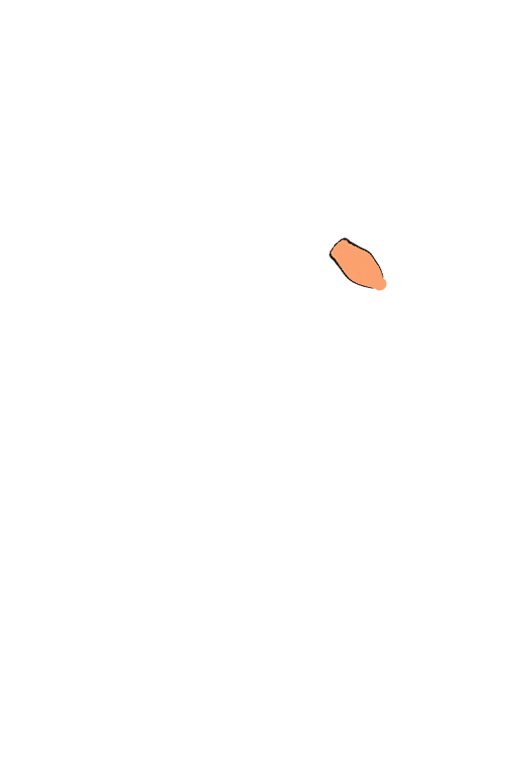
#> input picture apps/StaticShift/design/cast_v2/精修/退件1106b/followup/dj-lower-before-join-fillet.png, 1024 x 1536 px (shown at 1/2 size)
$ python round_dj_join.py
#> lines starting #> are read from the running program, lines starting #| are printed output that depends on the picture; after the words box and inside, x2 and y2 are one past the last pixel; in counts of white or black regions, pixels touching at a corner belong together
from pathlib import Path
from PIL import Image
import numpy as np,cv2,json
from scipy import ndimage as ndi
from scipy.interpolate import PchipInterpolator
P=Path(__file__).resolve().parent.parent;Q=P/'followup';f=P/'candidate/dj/layers/arm_r_lower.png';a=np.array(Image.open(Q/'dj-lower-before-join-fillet.png').convert('RGBA'));E=np.array([757,567]);W=np.array([683,501]);v=(W-E)/np.linalg.norm(W-E);b=(710,520,805,615);sc=8;crop=a[b[1]:b[3],b[0]:b[2]];rgb=cv2.resize(crop[:,:,:3],(95*sc,95*sc),interpolation=cv2.INTER_NEAREST).astype(float);alpha=cv2.resize(crop[:,:,3].astype(float)/255,(95*sc,95*sc),interpolation=cv2.INTER_CUBIC);old=alpha>.5;Y,X=np.mgrid[:95*sc,:95*sc];x=b[0]+(X+.5)/sc;y=b[1]+(Y+.5)/sc;q=(x-E[0])*v[0]+(y-E[1])*v[1];p=(x-E[0])*(-v[1])+(y-E[1])*v[0];sdf=(ndi.distance_transform_edt(old)-ndi.distance_transform_edt(~old))/sc;delta=PchipInterpolator([0,3,6,10,20,25],[0,1.1,2,1.4,.15,0])(np.clip(q,0,25));new=(sdf+delta)>0;zone=(q>0)&(q<25);new=np.where(zone,new,old);dist=ndi.distance_transform_edt(new)/sc
#> further down, a is the input picture: shape (1536, 1024, 4); mean R, G, B, A 1, 0.6, 0.4, 1.1
#> after `alpha = cv2.resize(crop[:, :, 3].astype(float) / 255, (95 * sc, 95 * s`:
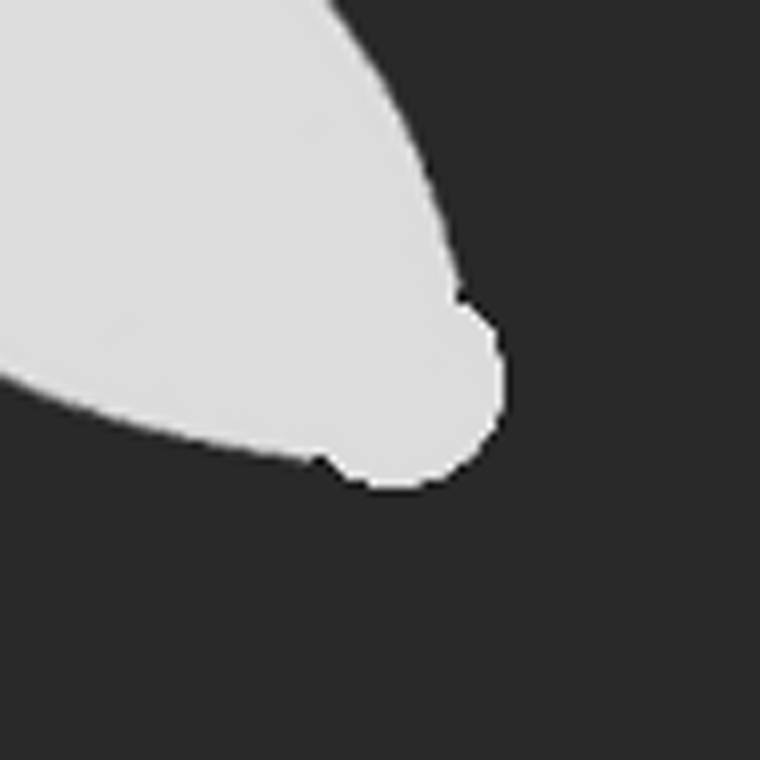
#> alpha: shape (760, 760) float64; min -0.233, max 1.19, mean 0.334; drawn with min black and max white
#> after `old = alpha > 0.5`:
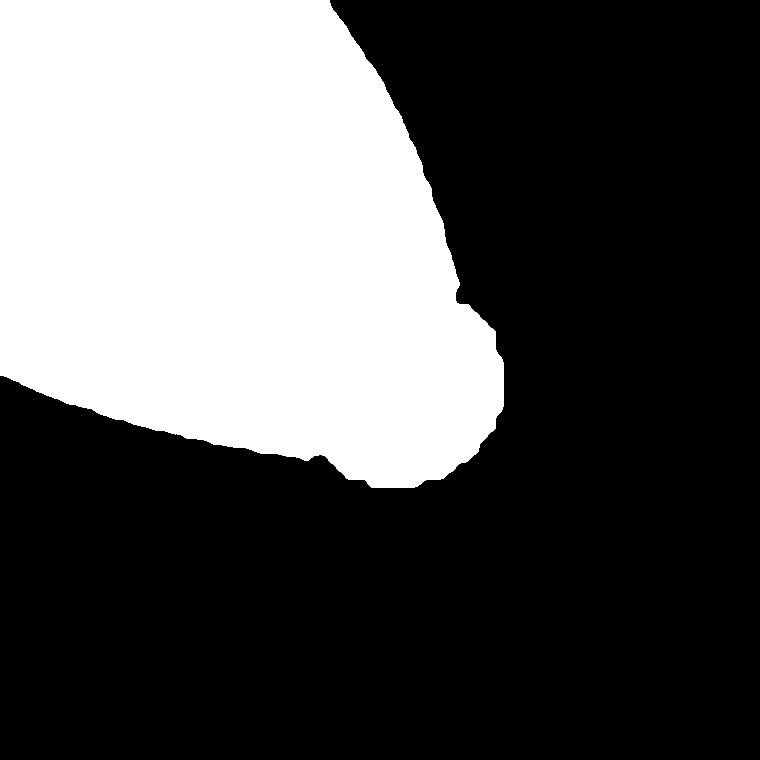
#> old: shape (760, 760) bool; 33.5% white; 1 white region, box (x1, y1, x2, y2) and area: (0, 0, 504, 488) 193460
#> after `sdf = (ndi.distance_transform_edt(old) - ndi.distance_transform_edt(~o`:
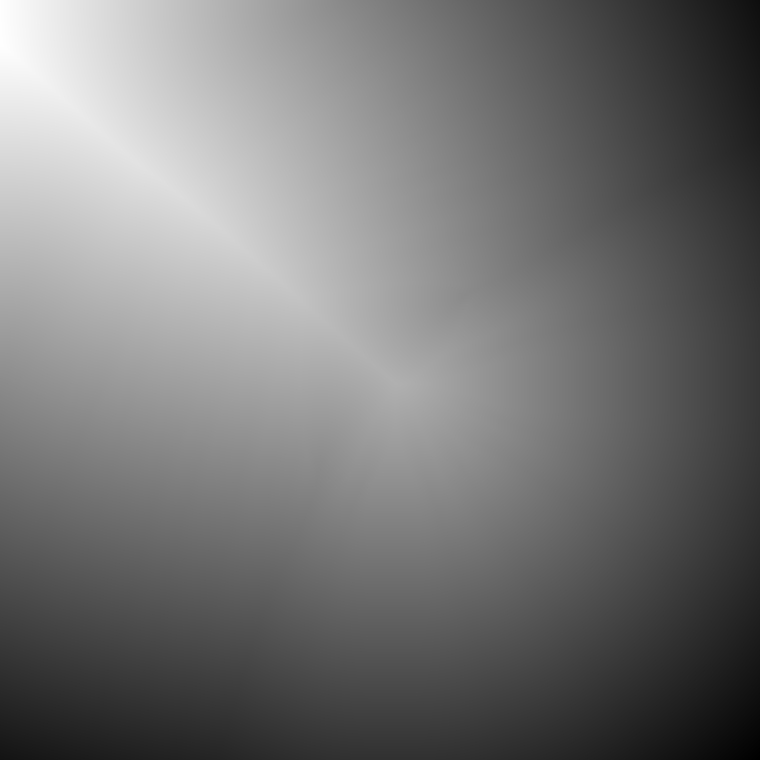
#> sdf: shape (760, 760) float64; min -52.09, max 41.57, mean -9; drawn with min black and max white
#> after `new = sdf + delta > 0`: new: shape (760, 760) bool; 34% white; 1 white region, box (x1, y1, x2, y2) and area: (0, 0, 504, 488) 196433
#> after `new = np.where(zone, new, old)`: zone: shape (760, 760) bool; 29.9% white; 1 white region, box (x1, y1, x2, y2) and area: (0, 0, 711, 760) 172843
lum=rgb@np.array([.299,.587,.114]);valid=(lum>140)&old;_,idx=ndi.distance_transform_edt(~valid,return_indices=True);flesh=rgb[idx[0],idx[1]];restore=zone&new&((lum<120)|(~old));rgb[restore]=flesh[restore];ink=zone&new&(dist<=2.2);rgb[ink]=[10,5,3];out=np.dstack([rgb,new.astype(float)*255]);out[:,:,:3]*=out[:,:,3:4]/255;out=cv2.resize(out,(95,95),interpolation=cv2.INTER_AREA);al=out[:,:,3:4];out[:,:,:3]=np.where(al>1e-6,out[:,:,:3]/np.maximum(al,1e-6)*255,0);out=out.clip(0,255).round().astype('uint8');Y,X=np.mgrid[b[1]:b[3],b[0]:b[2]];qn=(X-E[0])*v[0]+(Y-E[1])*v[1];z=(qn>-.8)&(qn<25.8);current=a[b[1]:b[3],b[0]:b[2]];current[z]=out[z];a[b[1]:b[3],b[0]:b[2]]=current;YY,XX=np.mgrid[:1536,:1024];qq=(XX-E[0])*v[0]+(YY-E[1])*v[1];rr=np.hypot(XX-E[0],YY-E[1]);a[(rr<17.5)&(qq<10)&(a[:,:,3]>0),:3]=[251,161,111];a[a[:,:,3]==0,:3]=0;Image.fromarray(a).save(f)
#> after `lum = rgb @ np.array([0.299, 0.587, 0.114])`:
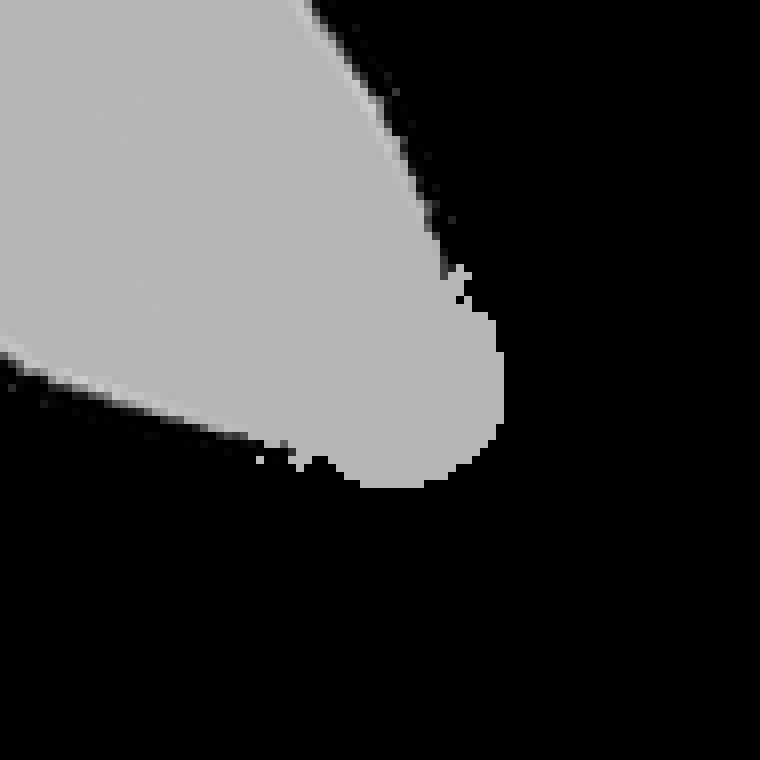
#> lum: shape (760, 760) float64; min 0, max 204, mean 58.9
#> after `valid = (lum > 140) & old`: valid: shape (760, 760) bool; 31.7% white; 1 white region, box (x1, y1, x2, y2) and area: (0, 0, 504, 488) 183287
#> after `flesh = rgb[idx[0], idx[1]]`:
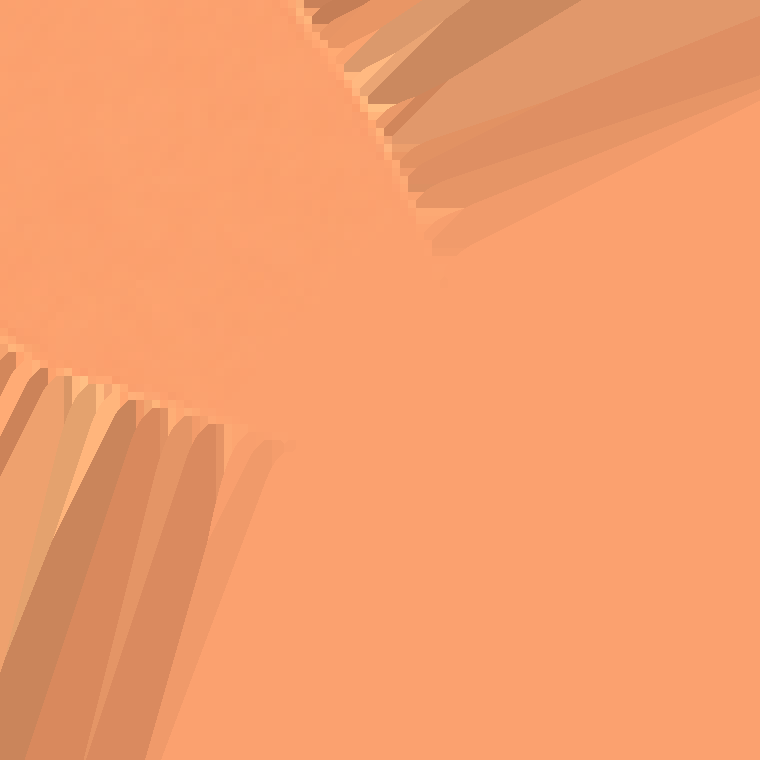
#> flesh: shape (760, 760, 3) float64; mean R, G, B 243.7, 157.3, 108.3
#> after `restore = zone & new & ((lum < 120) | ~old)`: restore: shape (760, 760) bool; 1.6% white; 2 white regions, box (x1, y1, x2, y2) and area: (81, 392, 299, 464) 4695, (365, 74, 459, 280) 4433
#> after `ink = zone & new & (dist <= 2.2)`: ink: shape (760, 760) bool; 1.4% white; 2 white regions, box (x1, y1, x2, y2) and area: (81, 392, 320, 464) 4133, (366, 74, 459, 305) 4131
#> after `out[:, :, :3] = np.where(al > 1e-06, out[:, :, :3] / np.maximum(al, 1e`:
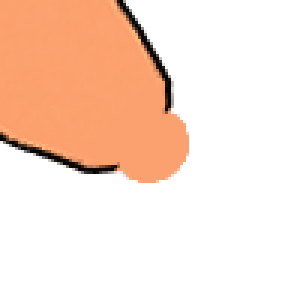
#> out: shape (95, 95, 4) float64 (shown 3 times larger); mean R, G, B, A 80.9, 51.9, 35.7, 86.7; transparent parts drawn white
#> after `current[z] = out[z]`:
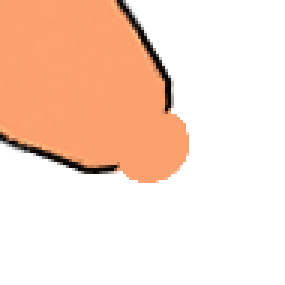
#> current: shape (95, 95, 4) (shown 3 times larger); mean R, G, B, A 80.9, 52, 35.7, 86.5; transparent parts drawn white
#> after `a[(rr < 17.5) & (qq < 10) & (a[:, :, 3] > 0), :3] = [251, 161, 111]`: a: shape (1536, 1024, 4); mean R, G, B, A 1, 0.6, 0.4, 1.1
D=P/'candidate/dj';full=Image.new('RGBA',(1024,1536))
#> after `full = Image.new('RGBA', (1024, 1536))`: full: PIL image 1024x1536 RGBA; every value is 0
#> (the run stopped early here; a loop or call above may not have finished)

$ run again, with apps/StaticShift/design/cast_v2/精修/退件1106b/followup/host-arm_r_lower-edit.png copied over apps/StaticShift/design/cast_v2/精修/退件1106b/followup/dj-lower-before-join-fillet.png
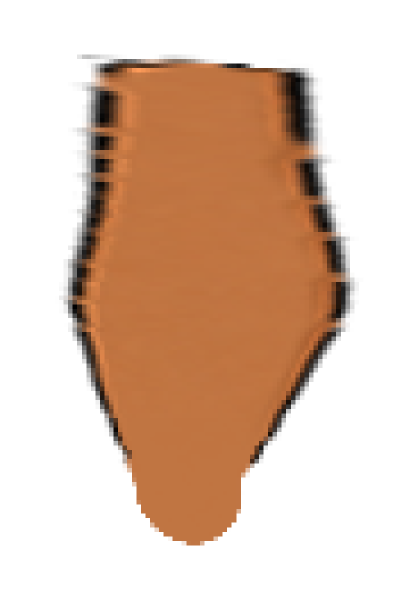
#> input picture apps/StaticShift/design/cast_v2/精修/退件1106b/followup/host-arm_r_lower-edit.png, 836 x 1200 px (shown at 1/2 size)
#> a is the input picture: shape (1200, 836, 4); mean R, G, B, A 68.3, 41, 22.9, 98.6
#> old: shape (760, 760) bool; every value is 0
#> `sdf = (ndi.distance_transform_edt(old) - ndi.distance_transform_edt(~o`:
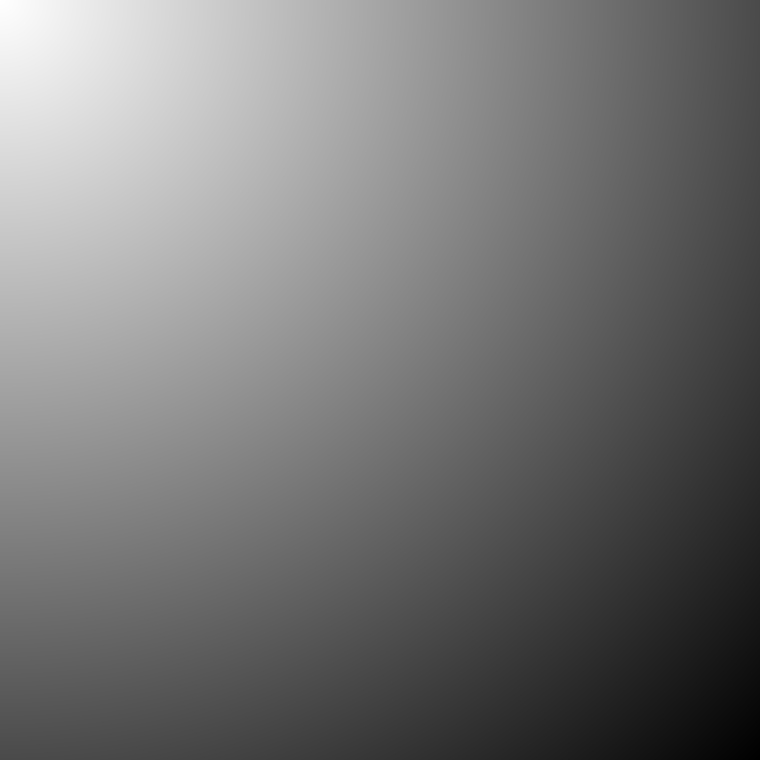
#> sdf: shape (760, 760) float64; min -134.3, max -0.125, mean -72.69; drawn with min black and max white
#> zone: shape (760, 760) bool; 29.9% white; 1 white region, box (x1, y1, x2, y2) and area: (0, 0, 711, 760) 172843
#> dist: shape (760, 760) float64; every value is 0
#> `lum = rgb @ np.array([0.299, 0.587, 0.114])`:
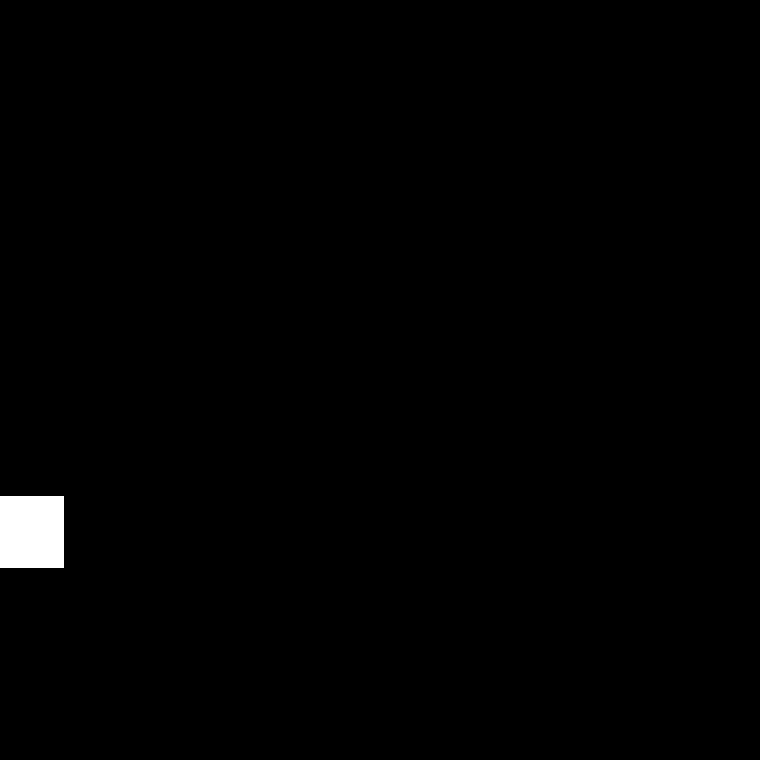
#> lum: shape (760, 760) float64; values 0 (black) and 2.18 (white), 0.8% white; 1 white region, box (x1, y1, x2, y2) and area: (0, 496, 64, 568) 4608
#> flesh: shape (760, 760, 3) float64; every value is 0
#> out: shape (760, 760, 4) float64; every value is 0
#> out: shape (95, 95, 4) float64; every value is 0
#> al: shape (95, 95, 1) float64; every value is 0
#> out: shape (95, 95, 4); every value is 0
#> current: shape (95, 95, 4); mean R, G, B, A 0, 0, 0, 0.242
